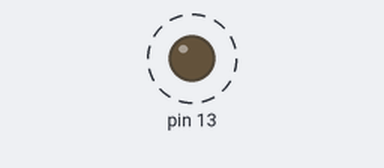
Simulated run of this sketch. Board: Arduino Uno, built with avr-gcc and run on an emulated ATmega328P. On the bench: output pins drawn as LEDs (lit = HIGH). Dashed ring = blinking. What the sketch prints to the serial monitor is not drawn.

Above: at 0.6 s.
Timing chart, 0 to 3.0 s (numbered marks = the images above):
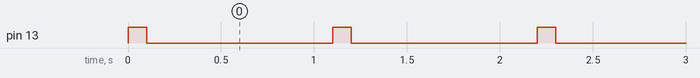

The sketch:

UNO_basic_blink.ino
```cpp
/*
  Blink
  Turns on an LED on for one second, then off for one second, repeatedly.
*/

int count = 0;

void setup() {
	// initialize digital pin 13 as an output.
	pinMode(13, OUTPUT);
	Serial.begin(115200);
}

void loop() {
	digitalWrite(13, HIGH);   // turn the LED on (HIGH is the voltage level)
	delay(100);				// wait for a second
	Serial.println("The LED is off");
	digitalWrite(13, LOW);    // turn the LED off by making the voltage LOW
	delay(1000);              // wait for a second
	Serial.println("The LED is on!");
	count++;
}
```

Measured:
- by itself, pin 13: alternates HIGH for 0.10 s and LOW for 1.0 s
